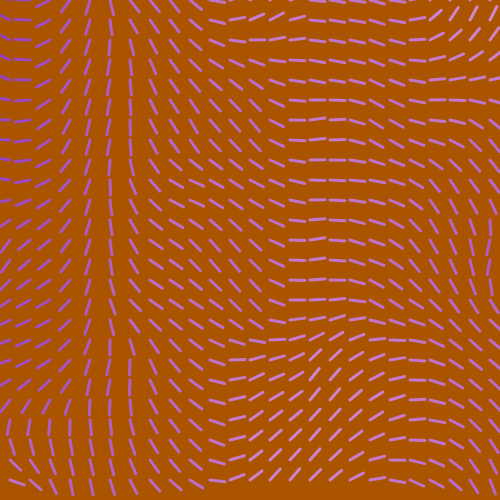
Frame 1 (no input)
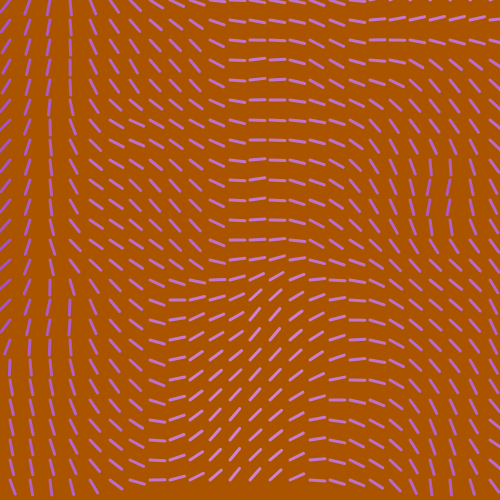
Frame 60 (no input)
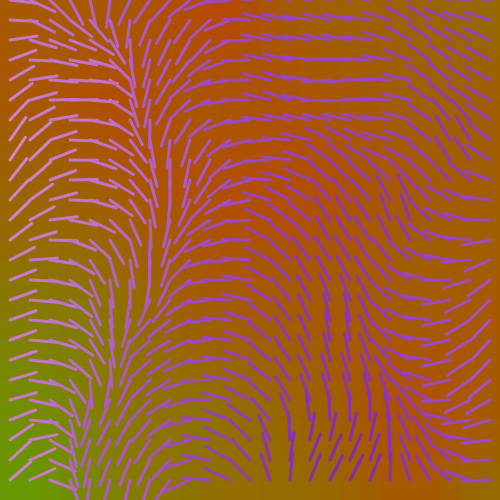
Frame 120 (the mouse pressed at the canvas centre since frame 60)

The p5.js sketch that drew these frames (run headless with seeded random() and noise() and a simulated clock; from frame 60 on, the mouse is pressed at the canvas centre):

// p5.js sketch
// ── sketch.js
var stepSize = 20;

function setup() {
  createCanvas(500, 500);
}
///////////////////////////////////////////////////////////////////////
function draw() {
  background(125);
	
 colorGrid();
  compassGrid();
}
///////////////////////////////////////////////////////////////////////
function colorGrid(){
  // your code here	
	var green = color(0,255,0);
	var red = color(255,0,0);
	var mouseCordX = map(mouseX,0, width,0,1)
	
	noStroke();
	for (var i=0; i<25; i++){
		for (var j=0; j<25; j++){
			
			tx=i *0.05*mouseCordX;
			ty=j *0.05*mouseCordX;
			tz=frameCount*0.05*mouseCordX;

			var n =  noise(tx, ty,tz);
			var colour= lerpColor(green, red,n);
			fill(colour);
			rect(i*stepSize,j*stepSize,stepSize,stepSize);
		}
	}	
}
	///////////////////////////////////////////////////////////////////////
function compassGrid(){
  // your code here
	var pink = color(255,189,222);
	var purple = color(98,0,173);
    
    var scalefactor = 0.002;
    var speedfactor = map(mouseX,0,width,1,10);
    
	strokeWeight(3);
	
	for (var i=0; i<25; i++){
		for (var j=0; j<25; j++){
			
            var mouseCordX = i*stepSize+stepSize/2;
            var mouseCordY = j*stepSize;
            
            //multiple frameCount and speedfactor to control the speed
			tx=   (mouseCordX+ frameCount * speedfactor) * scalefactor;
			ty=   (mouseCordY+ frameCount * speedfactor) * scalefactor;
			tz=   (mouseCordX+ frameCount * speedfactor) * scalefactor;

			var n =  noise(tx, ty, tz);
			var angle = map (n, 0,1,0,720);
			var lerpLine = lerpColor(pink, purple,n);
			
			push();	
			stroke(lerpLine);
			translate(mouseCordX,mouseCordY);
			rotate(radians(angle));
			line(0,0,0,15+mouseY*0.05);
			pop();
		}
	}

}
